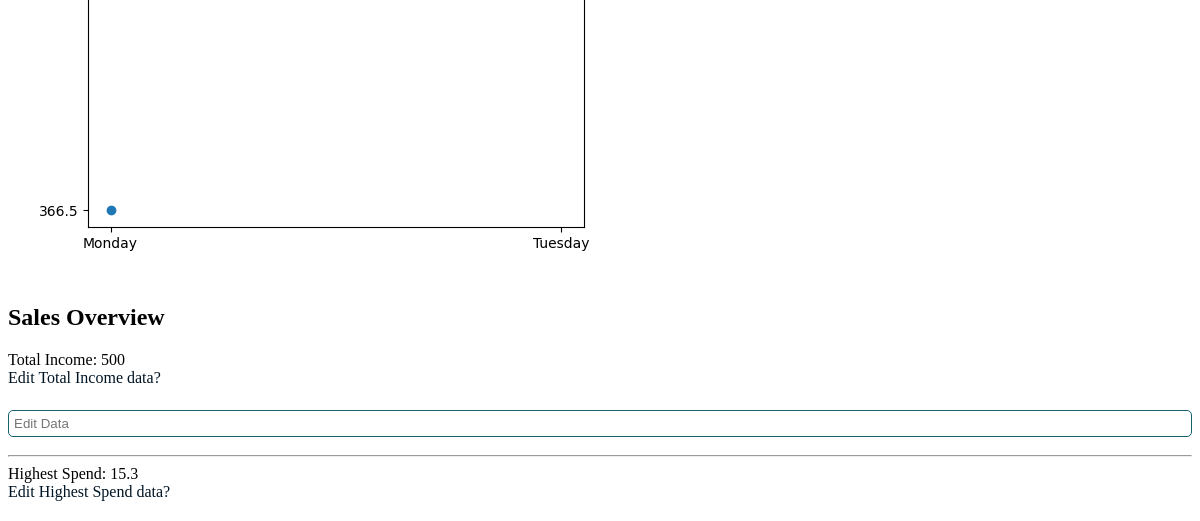
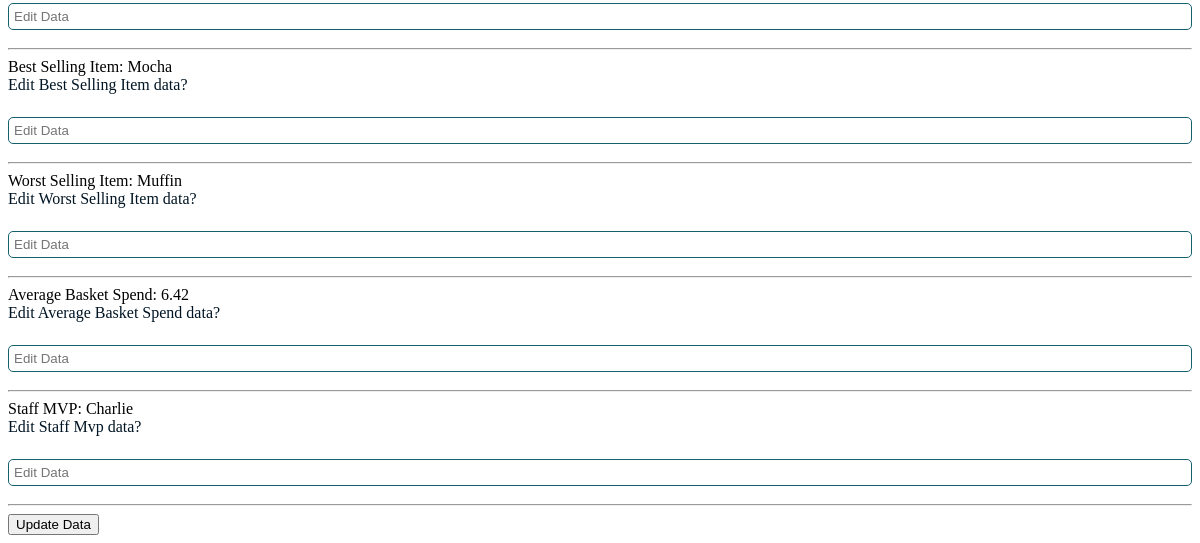
Before: / (lower part) with the older database file (2 pictures, top to bottom).
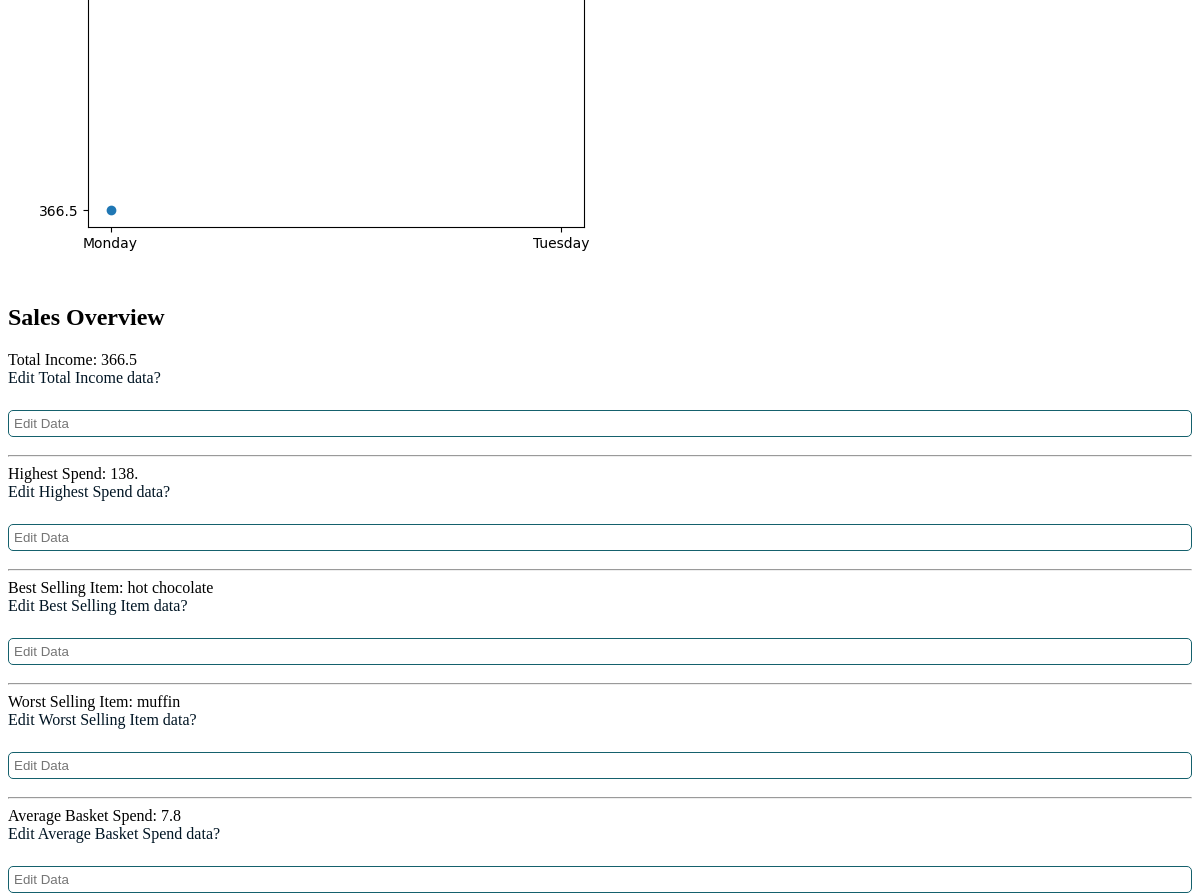
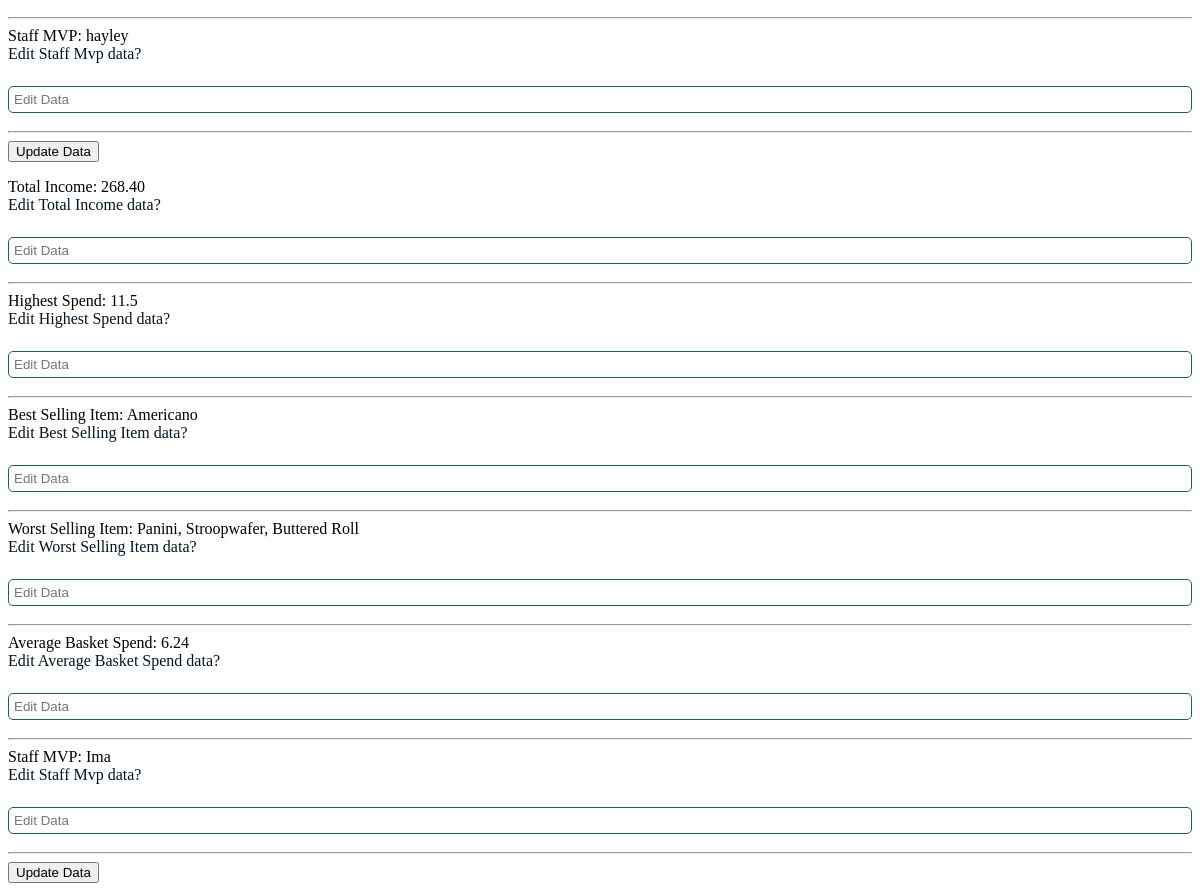
After: the same page with the newer database file (2 pictures, top to bottom).
### website/models.py (models this page shows)
class Megabytes(db.Model):
    id = db.Column(db.Integer, primary_key = True)
    total_income = db.Column(db.String(300), unique = True)
    highest_spend = db.Column(db.String(300), unique = True)
    best_selling_item = db.Column(db.String(300), unique = True)
    worst_selling_item = db.Column(db.String(300), unique = True)
    avg_basket_spend = db.Column(db.String(300), unique = True)
    staff_mvp = db.Column(db.String(300), unique = True)

### website/views.py (the view)
@my_view.route('/')
def home():
    week_data = Megabytes.query.all()
    if week_data:
        day_income =[]
        week_day = []
        for day in week_data:
            day_income.append(day.total_income)
            week_day.append(id_to_day.get(day.id))
        print(day.total_income, day_income)
        plt.scatter(week_day, day_income)
        plt.savefig("website/static/images/week_income.png")
    return render_template("index.html", week_data = week_data)

### website/templates/index.html (shortened to what this page needs)
<!DOCTYPE html>
<html lang="en">
<head>
    <link rel="stylesheet" href="static/style.css">
</head>
<body>
    <div>
        <hr><br>
        <div>
            {% if week_data %}
            <div>
                <p><img src="\static\images\week_income.png"></p>
            </div>
            {% endif %}
        </div>
        <div>
            <h2>Sales Overview</h2>
            {% for data in week_data %}
            <div>
                <p>
                    <form action="/edit/{{ data.id }}" method="post">
                        Total Income: {{ data.total_income }}<br>
                        <label>Edit Total Income data?</label><br>
                        <input type="text" name="edit_total_income" placeholder="Edit Data"><br>
                        <hr>
                        Highest Spend: {{ data.highest_spend }}<br>
                        <label>Edit Highest Spend data?</label><br>
                        <input type="text" name="edit_highest_spend" placeholder="Edit Data"><br>
                        <hr>
                        Best Selling Item: {{ data.best_selling_item }}<br>
                        <label>Edit Best Selling Item data?</label><br>
                        <input type="text" name="edit_best_selling_item" placeholder="Edit Data"><br>
                        <hr>
                        Worst Selling Item: {{ data.worst_selling_item }}<br>
                        <label>Edit Worst Selling Item data?</label><br>
                        <input type="text" name="edit_worst_selling_item" placeholder="Edit Data"><br>
                        <hr>
                        Average Basket Spend: {{ data.avg_basket_spend }}<br>
                        <label>Edit Average Basket Spend data?</label><br>
                        <input type="text" name="edit_avg_basket_spend" placeholder="Edit Data"><br>
                        <hr>
                        Staff MVP: {{ data.staff_mvp }}<br>
                        <label>Edit Staff Mvp data?</label><br>
                        <input type="text" name="edit_staff_mvp" placeholder="Edit Data"><br>
                        <hr>
                        <button type="submit">Update Data</button>
                    </form>
            </div>
                {% endfor %}
        </div>
    </div>
</body>
</html>

### website/static/style.css (style rules this page uses)
form { margin-top: 10px; }
label { display: block; margin-bottom: 5px; color: #001524; }
input[type="text"] { width: 100%; padding: 5px; margin-bottom: 10px; border: 1px solid #15616D; border-radius: 5px; box-sizing: border-box; }

Changed rows visible on the page:
changed Megabytes: total_income "500" → "366.5"; highest_spend "15.3" → "138."; best_selling_item "Mocha" → "hot chocolate"; worst_selling_item "Muffin" → "muffin"; avg_basket_spend "6.42" → "7.8"; staff_mvp "Charlie" → "hayley"
added Megabytes: total_income "268.40", highest_spend "11.5", best_selling_item "Americano", worst_selling_item "Panini, Stroopwafer, Buttered Roll", avg_basket_spend "6.24", staff_mvp "Ima"
